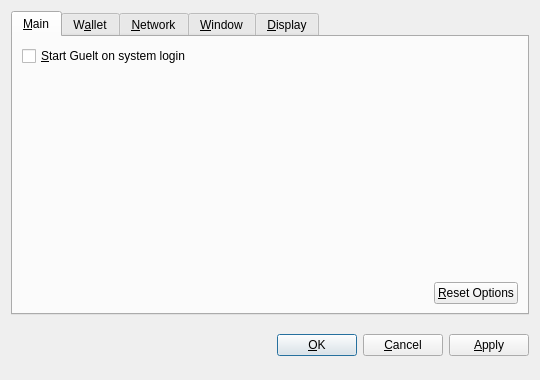
<?xml version="1.0" encoding="UTF-8"?>
<ui version="4.0">
 <class>OptionsDialog</class>
 <widget class="QDialog" name="OptionsDialog">
  <property name="geometry">
   <rect>
    <x>0</x>
    <y>0</y>
    <width>540</width>
    <height>380</height>
   </rect>
  </property>
  <property name="windowTitle">
   <string>Options</string>
  </property>
  <property name="modal">
   <bool>true</bool>
  </property>
  <layout class="QVBoxLayout" name="verticalLayout">
   <item>
    <widget class="QTabWidget" name="tabWidget">
     <property name="tabPosition">
      <enum>QTabWidget::North</enum>
     </property>
     <property name="currentIndex">
      <number>0</number>
     </property>
     <widget class="QWidget" name="tabMain">
      <attribute name="title">
       <string>&amp;Main</string>
      </attribute>
      <layout class="QVBoxLayout" name="verticalLayout_Main">
       <item>
        <widget class="QCheckBox" name="bitcoinAtStartup">
         <property name="toolTip">
          <string>Automatically start Guelt after logging in to the system.</string>
         </property>
         <property name="text">
          <string>&amp;Start Guelt on system login</string>
         </property>
        </widget>
       </item>
       <item>
        <spacer name="verticalSpacer_Main">
         <property name="orientation">
          <enum>Qt::Vertical</enum>
         </property>
         <property name="sizeHint" stdset="0">
          <size>
           <width>20</width>
           <height>40</height>
          </size>
         </property>
        </spacer>
       </item>
       <item>
        <layout class="QHBoxLayout" name="horizontalLayout_2_Main">
         <item>
          <spacer name="horizontalSpacer_2_Main">
           <property name="orientation">
            <enum>Qt::Horizontal</enum>
           </property>
           <property name="sizeHint" stdset="0">
            <size>
             <width>40</width>
             <height>20</height>
            </size>
           </property>
          </spacer>
         </item>
         <item>
          <widget class="QPushButton" name="resetButton">
           <property name="toolTip">
            <string>Reset all client options to default.</string>
           </property>
           <property name="text">
            <string>&amp;Reset Options</string>
           </property>
           <property name="autoDefault">
            <bool>false</bool>
           </property>
          </widget>
         </item>
        </layout>
       </item>
      </layout>
     </widget>
     <widget class="QWidget" name="tabWallet">
      <attribute name="title">
       <string>W&amp;allet</string>
      </attribute>
      <layout class="QVBoxLayout" name="verticalLayout_Network">
       <item>
        <widget class="QLabel" name="transactionFeeInfoLabel">
         <property name="text">
          <string>Optional transaction fee per kB that helps make sure your transactions are processed quickly. Most transactions are 1 kB.</string>
         </property>
         <property name="textFormat">
          <enum>Qt::PlainText</enum>
         </property>
         <property name="wordWrap">
          <bool>true</bool>
         </property>
        </widget>
       </item>
       <item>
        <layout class="QHBoxLayout" name="horizontalLayout_1_Main">
         <item>
          <widget class="QLabel" name="transactionFeeLabel">
           <property name="text">
            <string>Pay transaction &amp;fee</string>
           </property>
           <property name="textFormat">
            <enum>Qt::PlainText</enum>
           </property>
           <property name="buddy">
            <cstring>transactionFee</cstring>
           </property>
          </widget>
         </item>
         <item>
          <widget class="BitcoinAmountField" name="transactionFee"/>
         </item>
         <item>
          <spacer name="horizontalSpacer_1_Main">
           <property name="orientation">
            <enum>Qt::Horizontal</enum>
           </property>
           <property name="sizeHint" stdset="0">
            <size>
             <width>40</width>
             <height>20</height>
            </size>
           </property>
          </spacer>
         </item>
        </layout>
       </item>
       <item>
        <widget class="QLabel" name="label">
         <property name="text">
          <string>If you disable the spending of unconfirmed change, the change from a transaction cannot be used until that transaction has at least one confirmation. This also affects how your balance is computed.</string>
         </property>
         <property name="wordWrap">
          <bool>true</bool>
         </property>
        </widget>
       </item>
       <item>
        <widget class="QCheckBox" name="spendZeroConfChange">
         <property name="text">
          <string>Spend unconfirmed change  (experts only)</string>
         </property>
        </widget>
       </item>
       <item>
        <spacer name="verticalSpacer">
         <property name="orientation">
          <enum>Qt::Vertical</enum>
         </property>
         <property name="sizeHint" stdset="0">
          <size>
           <width>20</width>
           <height>40</height>
          </size>
         </property>
        </spacer>
       </item>
      </layout>
     </widget>
     <widget class="QWidget" name="tabNetwork">
      <attribute name="title">
       <string>&amp;Network</string>
      </attribute>
      <layout class="QVBoxLayout" name="verticalLayout_Network">
       <item>
        <widget class="QCheckBox" name="mapPortUpnp">
         <property name="toolTip">
          <string>Automatically open the Guelt client port on the router. This only works when your router supports UPnP and it is enabled.</string>
         </property>
         <property name="text">
          <string>Map port using &amp;UPnP</string>
         </property>
        </widget>
       </item>
       <item>
        <widget class="QCheckBox" name="connectSocks">
         <property name="toolTip">
          <string>Connect to the Guelt network through a SOCKS proxy (e.g. when connecting through Tor).</string>
         </property>
         <property name="text">
          <string>&amp;Connect through SOCKS proxy:</string>
         </property>
        </widget>
       </item>
       <item>
        <layout class="QHBoxLayout" name="horizontalLayout_Network">
         <item>
          <widget class="QLabel" name="proxyIpLabel">
           <property name="text">
            <string>Proxy &amp;IP:</string>
           </property>
           <property name="textFormat">
            <enum>Qt::PlainText</enum>
           </property>
           <property name="buddy">
            <cstring>proxyIp</cstring>
           </property>
          </widget>
         </item>
         <item>
          <widget class="QValidatedLineEdit" name="proxyIp">
           <property name="maximumSize">
            <size>
             <width>140</width>
             <height>16777215</height>
            </size>
           </property>
           <property name="toolTip">
            <string>IP address of the proxy (e.g. 127.0.0.1)</string>
           </property>
          </widget>
         </item>
         <item>
          <widget class="QLabel" name="proxyPortLabel">
           <property name="text">
            <string>&amp;Port:</string>
           </property>
           <property name="textFormat">
            <enum>Qt::PlainText</enum>
           </property>
           <property name="buddy">
            <cstring>proxyPort</cstring>
           </property>
          </widget>
         </item>
         <item>
          <widget class="QLineEdit" name="proxyPort">
           <property name="maximumSize">
            <size>
             <width>55</width>
             <height>16777215</height>
            </size>
           </property>
           <property name="toolTip">
            <string>Port of the proxy (e.g. 9050)</string>
           </property>
          </widget>
         </item>
         <item>
          <widget class="QLabel" name="socksVersionLabel">
           <property name="text">
            <string>SOCKS &amp;Version:</string>
           </property>
           <property name="textFormat">
            <enum>Qt::PlainText</enum>
           </property>
           <property name="buddy">
            <cstring>socksVersion</cstring>
           </property>
          </widget>
         </item>
         <item>
          <widget class="QValueComboBox" name="socksVersion">
           <property name="toolTip">
            <string>SOCKS version of the proxy (e.g. 5)</string>
           </property>
          </widget>
         </item>
         <item>
          <spacer name="horizontalSpacer_Network">
           <property name="orientation">
            <enum>Qt::Horizontal</enum>
           </property>
           <property name="sizeHint" stdset="0">
            <size>
             <width>40</width>
             <height>20</height>
            </size>
           </property>
          </spacer>
         </item>
        </layout>
       </item>
       <item>
        <spacer name="verticalSpacer_Network">
         <property name="orientation">
          <enum>Qt::Vertical</enum>
         </property>
         <property name="sizeHint" stdset="0">
          <size>
           <width>20</width>
           <height>40</height>
          </size>
         </property>
        </spacer>
       </item>
      </layout>
     </widget>
     <widget class="QWidget" name="tabWindow">
      <attribute name="title">
       <string>&amp;Window</string>
      </attribute>
      <layout class="QVBoxLayout" name="verticalLayout_Window">
       <item>
        <widget class="QCheckBox" name="minimizeToTray">
         <property name="toolTip">
          <string>Show only a tray icon after minimizing the window.</string>
         </property>
         <property name="text">
          <string>&amp;Minimize to the tray instead of the taskbar</string>
         </property>
        </widget>
       </item>
       <item>
        <widget class="QCheckBox" name="minimizeOnClose">
         <property name="toolTip">
          <string>Minimize instead of exit the application when the window is closed. When this option is enabled, the application will be closed only after selecting Quit in the menu.</string>
         </property>
         <property name="text">
          <string>M&amp;inimize on close</string>
         </property>
        </widget>
       </item>
       <item>
        <spacer name="verticalSpacer_Window">
         <property name="orientation">
          <enum>Qt::Vertical</enum>
         </property>
         <property name="sizeHint" stdset="0">
          <size>
           <width>20</width>
           <height>40</height>
          </size>
         </property>
        </spacer>
       </item>
      </layout>
     </widget>
     <widget class="QWidget" name="tabDisplay">
      <attribute name="title">
       <string>&amp;Display</string>
      </attribute>
      <layout class="QVBoxLayout" name="verticalLayout_Display">
       <item>
        <layout class="QHBoxLayout" name="horizontalLayout_1_Display">
         <item>
          <widget class="QLabel" name="langLabel">
           <property name="text">
            <string>User Interface &amp;language:</string>
           </property>
           <property name="textFormat">
            <enum>Qt::PlainText</enum>
           </property>
           <property name="buddy">
            <cstring>lang</cstring>
           </property>
          </widget>
         </item>
         <item>
          <widget class="QValueComboBox" name="lang">
           <property name="toolTip">
            <string>The user interface language can be set here. This setting will take effect after restarting Guelt.</string>
           </property>
          </widget>
         </item>
        </layout>
       </item>
       <item>
        <layout class="QHBoxLayout" name="horizontalLayout_2_Display">
         <item>
          <widget class="QLabel" name="unitLabel">
           <property name="text">
            <string>&amp;Unit to show amounts in:</string>
           </property>
           <property name="textFormat">
            <enum>Qt::PlainText</enum>
           </property>
           <property name="buddy">
            <cstring>unit</cstring>
           </property>
          </widget>
         </item>
         <item>
          <widget class="QValueComboBox" name="unit">
           <property name="toolTip">
            <string>Choose the default subdivision unit to show in the interface and when sending coins.</string>
           </property>
          </widget>
         </item>
        </layout>
       </item>
       <item>
        <widget class="QCheckBox" name="displayAddresses">
         <property name="toolTip">
          <string>Whether to show Guelt addresses in the transaction list or not.</string>
         </property>
         <property name="text">
          <string>&amp;Display addresses in transaction list</string>
         </property>
        </widget>
       </item>
       <item>
        <widget class="QCheckBox" name="coinControlFeatures">
         <property name="toolTip">
          <string>Whether to show coin control features or not.</string>
         </property>
         <property name="text">
          <string>Display coin &amp;control features (experts only!)</string>
         </property>
        </widget>
       </item>
       <item>
        <spacer name="verticalSpacer_Display">
         <property name="orientation">
          <enum>Qt::Vertical</enum>
         </property>
         <property name="sizeHint" stdset="0">
          <size>
           <width>20</width>
           <height>40</height>
          </size>
         </property>
        </spacer>
       </item>
      </layout>
     </widget>
    </widget>
   </item>
   <item>
    <layout class="QHBoxLayout" name="horizontalLayout_Buttons">
     <item>
      <spacer name="horizontalSpacer_1">
       <property name="orientation">
        <enum>Qt::Horizontal</enum>
       </property>
       <property name="sizeHint" stdset="0">
        <size>
         <width>40</width>
         <height>48</height>
        </size>
       </property>
      </spacer>
     </item>
     <item>
      <widget class="QLabel" name="statusLabel">
       <property name="font">
        <font>
         <weight>75</weight>
         <bold>true</bold>
        </font>
       </property>
       <property name="text">
        <string/>
       </property>
       <property name="textFormat">
        <enum>Qt::PlainText</enum>
       </property>
       <property name="wordWrap">
        <bool>true</bool>
       </property>
      </widget>
     </item>
     <item>
      <spacer name="horizontalSpacer_2">
       <property name="orientation">
        <enum>Qt::Horizontal</enum>
       </property>
       <property name="sizeHint" stdset="0">
        <size>
         <width>40</width>
         <height>48</height>
        </size>
       </property>
      </spacer>
     </item>
     <item>
      <widget class="QPushButton" name="okButton">
       <property name="text">
        <string>&amp;OK</string>
       </property>
      </widget>
     </item>
     <item>
      <widget class="QPushButton" name="cancelButton">
       <property name="text">
        <string>&amp;Cancel</string>
       </property>
       <property name="autoDefault">
        <bool>false</bool>
       </property>
      </widget>
     </item>
     <item>
      <widget class="QPushButton" name="applyButton">
       <property name="text">
        <string>&amp;Apply</string>
       </property>
       <property name="autoDefault">
        <bool>false</bool>
       </property>
      </widget>
     </item>
    </layout>
   </item>
  </layout>
 </widget>
 <customwidgets>
  <customwidget>
   <class>BitcoinAmountField</class>
   <extends>QSpinBox</extends>
   <header>bitcoinamountfield.h</header>
  </customwidget>
  <customwidget>
   <class>QValueComboBox</class>
   <extends>QComboBox</extends>
   <header>qvaluecombobox.h</header>
  </customwidget>
  <customwidget>
   <class>QValidatedLineEdit</class>
   <extends>QLineEdit</extends>
   <header>qvalidatedlineedit.h</header>
  </customwidget>
 </customwidgets>
 <resources/>
 <connections/>
</ui>
